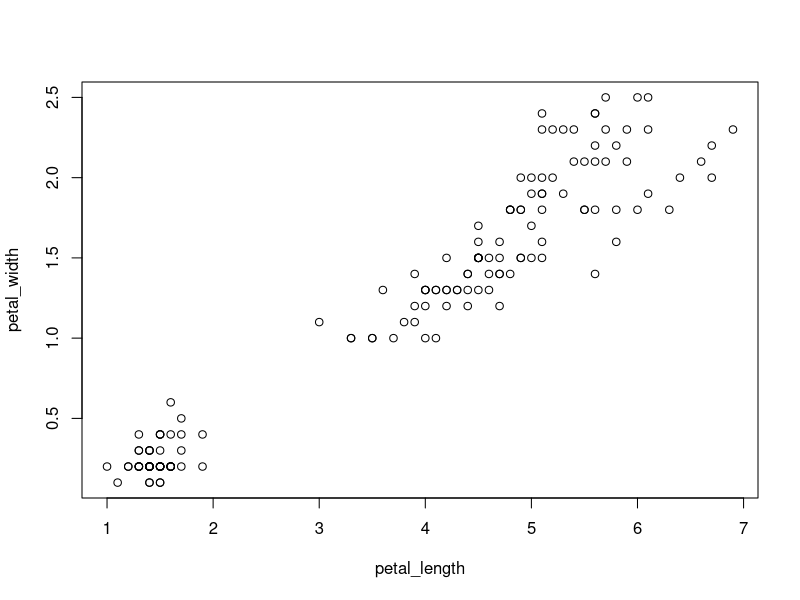
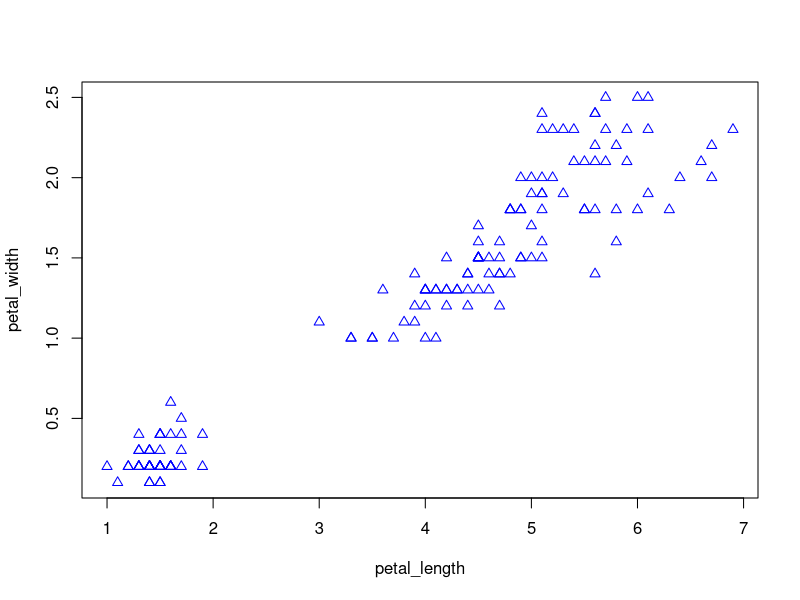

The R source for these figures, in order:
# load and attach packages
library(datasets)
library(graphics)

# load example data
iris <- datasets::iris

# do something with the code
petal_length <- iris$Petal.Length

petal_width <- iris$Petal.Width

plot(petal_length, petal_width)

# have the other person change this line to pch = 1 and col = "red"
plot(petal_length, petal_width, pch = 2, col = "blue")
